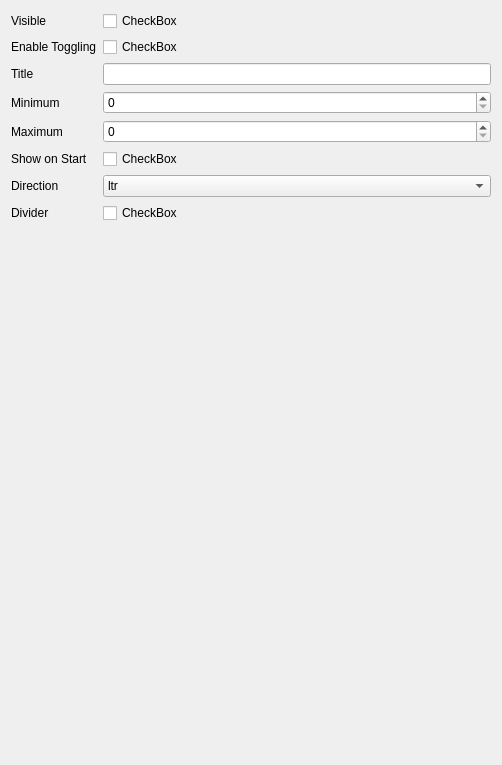
             <widget class="QWidget" name="page_3">
              <property name="geometry">
               <rect>
                <x>0</x>
                <y>0</y>
                <width>502</width>
                <height>765</height>
               </rect>
              </property>
              <attribute name="label">
               <string>Panel4</string>
              </attribute>
              <layout class="QFormLayout" name="formLayout_7">
               <item row="0" column="0">
                <widget class="QLabel" name="label_31">
                 <property name="text">
                  <string>Visible</string>
                 </property>
                </widget>
               </item>
               <item row="0" column="1">
                <widget class="AnimatedCheck" name="builder__panel4__visible">
                 <property name="text">
                  <string>CheckBox</string>
                 </property>
                </widget>
               </item>
               <item row="1" column="0">
                <widget class="QLabel" name="label_28">
                 <property name="text">
                  <string>Enable Toggling</string>
                 </property>
                </widget>
               </item>
               <item row="1" column="1">
                <widget class="AnimatedCheck" name="builder__panel4__toggle">
                 <property name="text">
                  <string>CheckBox</string>
                 </property>
                </widget>
               </item>
               <item row="2" column="0">
                <widget class="QLabel" name="label_30">
                 <property name="text">
                  <string>Title</string>
                 </property>
                </widget>
               </item>
               <item row="2" column="1">
                <widget class="QLineEdit" name="builder__panel4__title"/>
               </item>
               <item row="3" column="0">
                <widget class="QLabel" name="label_32">
                 <property name="text">
                  <string>Minimum</string>
                 </property>
                </widget>
               </item>
               <item row="3" column="1">
                <widget class="QSpinBox" name="builder__panel4__minimum"/>
               </item>
               <item row="4" column="0">
                <widget class="QLabel" name="label_27">
                 <property name="text">
                  <string>Maximum</string>
                 </property>
                </widget>
               </item>
               <item row="4" column="1">
                <widget class="QSpinBox" name="builder__panel4__maximum"/>
               </item>
               <item row="5" column="0">
                <widget class="QLabel" name="label_26">
                 <property name="text">
                  <string>Show on Start</string>
                 </property>
                </widget>
               </item>
               <item row="5" column="1">
                <widget class="AnimatedCheck" name="builder__panel4__show_onstart">
                 <property name="text">
                  <string>CheckBox</string>
                 </property>
                </widget>
               </item>
               <item row="6" column="0">
                <widget class="QLabel" name="label_29">
                 <property name="text">
                  <string>Direction</string>
                 </property>
                </widget>
               </item>
               <item row="6" column="1">
                <widget class="QComboBox" name="builder__panel4__direction">
                 <item>
                  <property name="text">
                   <string>ltr</string>
                  </property>
                 </item>
                 <item>
                  <property name="text">
                   <string>rtl</string>
                  </property>
                 </item>
                </widget>
               </item>
               <item row="7" column="0">
                <widget class="QLabel" name="label_51">
                 <property name="text">
                  <string>Divider</string>
                 </property>
                </widget>
               </item>
               <item row="7" column="1">
                <widget class="AnimatedCheck" name="builder__panel4__divider">
                 <property name="text">
                  <string>CheckBox</string>
                 </property>
                </widget>
               </item>
              </layout>
             </widget>
